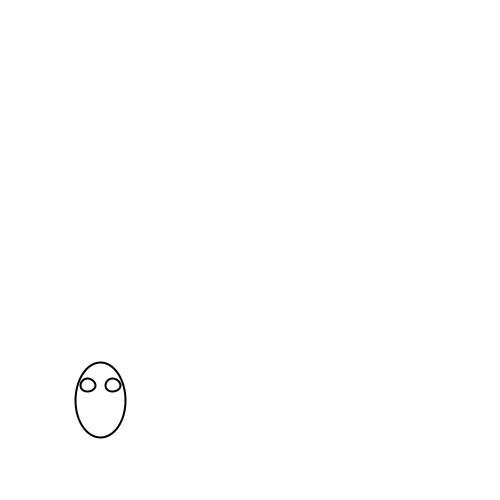
Frame 1 (no input)
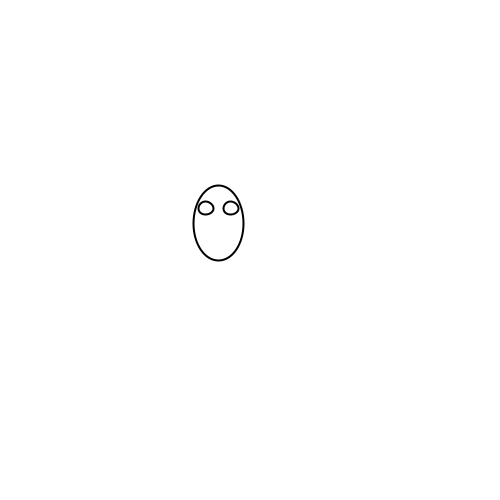
Frame 60 (the mouse pressed at the canvas centre just before this capture)
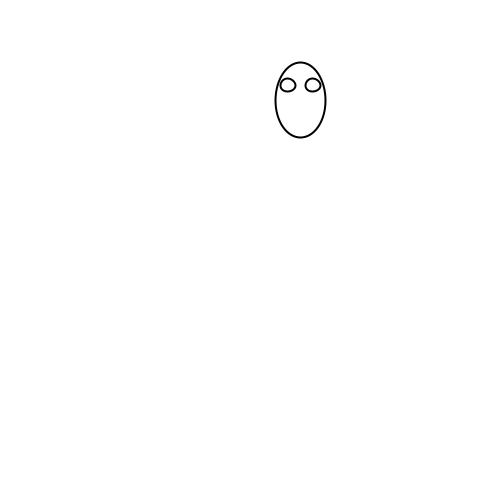
Frame 120 (the mouse held since frame 60 and released just before this capture)

The Processing sketch that drew these frames (run headless with seeded random() and noise(); from frame 60 on, the mouse is pressed at the canvas centre):

// Processing sketch: sketch_1_13_classwork
// ── sketch_1_13_classwork.pde
float faceX = 100;
float faceY = 400;
float leftEyeX, leftEyeY;
float rightEyeX, rightEyeY;

void setup() {
  size(500, 500);
  frameRate(60);
  strokeWeight(2);
}

void draw() {
  leftEyeX = faceX-12.5;
  rightEyeX = faceX+12.5;
  leftEyeY = faceY - 15;
  rightEyeY = faceY -15;

  background(255);
  ellipse(faceX, faceY, 50, 75);
  ellipse(leftEyeX, leftEyeY, 15, 12.5);
  ellipse(rightEyeX, rightEyeY, 15, 12.5);
  if (faceX == 300) {
    faceX +=0;
    faceY +=0;
  } else {

    faceX +=2;
    faceY -=3;
  }
}
